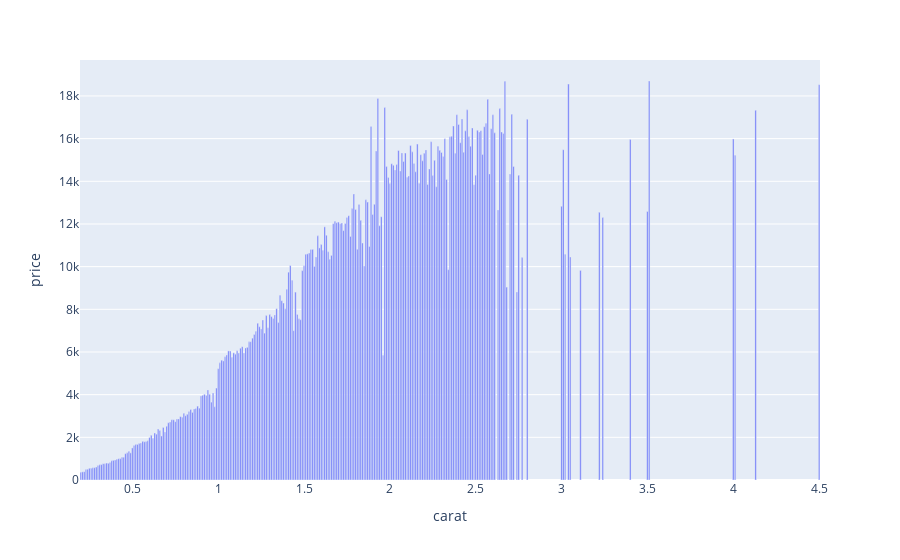

Notebook code for this chart:
### Code cell
carat_prices = diamonds[['carat', 'price']].groupby('carat', as_index=False).agg('mean').sort_values('price')

px.bar(carat_prices, x='carat', y='price')

### Figure 1 — Plotly figure (JSON) as saved in the notebook; plotly's stock layout.template omitted (floating-point values rounded to 4 significant figures; data arrays with more than 128 entries replaced by an {"elided": "..."} marker saying what was removed)
{"data": [{"alignmentgroup": "True", "hovertemplate": "carat=%{x}<br>price=%{y}<extra></extra>", "legendgroup": "", "marker": {"color": "#636efa"}, "name": "", "offsetgroup": "", "orientation": "v", "showlegend": false, "textposition": "auto", "type": "bar", "x": {"elided": "270 float values"}, "xaxis": "x", "y": {"elided": "270 float values"}, "yaxis": "y"}], "layout": {"autosize": true, "barmode": "relative", "legend": {"tracegroupgap": 0}, "margin": {"t": 60}, "xaxis": {"anchor": "y", "autorange": true, "domain": [0, 1], "range": [0.195, 4.505], "title": {"text": "carat"}, "type": "linear"}, "yaxis": {"anchor": "x", "autorange": true, "domain": [0, 1], "range": [0, 19690.0], "title": {"text": "price"}, "type": "linear"}}}
